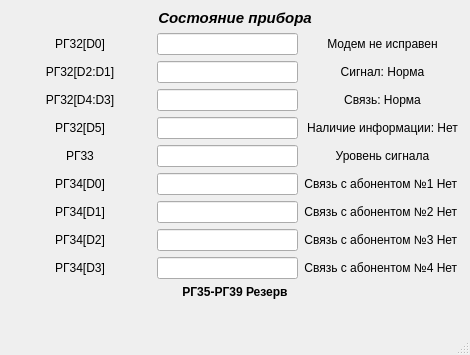
<?xml version="1.0" encoding="UTF-8"?>
<ui version="4.0">
 <class>MainWindow</class>
 <widget class="QMainWindow" name="MainWindow">
  <property name="geometry">
   <rect>
    <x>0</x>
    <y>0</y>
    <width>470</width>
    <height>355</height>
   </rect>
  </property>
  <property name="sizePolicy">
   <sizepolicy hsizetype="Preferred" vsizetype="Preferred">
    <horstretch>0</horstretch>
    <verstretch>0</verstretch>
   </sizepolicy>
  </property>
  <property name="minimumSize">
   <size>
    <width>470</width>
    <height>355</height>
   </size>
  </property>
  <property name="maximumSize">
   <size>
    <width>470</width>
    <height>355</height>
   </size>
  </property>
  <property name="windowTitle">
   <string>Состаяние прибор</string>
  </property>
  <widget class="QWidget" name="centralwidget">
   <layout class="QGridLayout" name="gridLayout_2">
    <item row="1" column="0">
     <spacer name="verticalSpacer">
      <property name="orientation">
       <enum>Qt::Vertical</enum>
      </property>
      <property name="sizeHint" stdset="0">
       <size>
        <width>20</width>
        <height>40</height>
       </size>
      </property>
     </spacer>
    </item>
    <item row="0" column="0">
     <layout class="QGridLayout" name="gridLayout">
      <property name="sizeConstraint">
       <enum>QLayout::SetDefaultConstraint</enum>
      </property>
      <item row="0" column="0" colspan="3">
       <widget class="QLabel" name="label">
        <property name="font">
         <font>
          <pointsize>11</pointsize>
          <italic>true</italic>
          <bold>true</bold>
         </font>
        </property>
        <property name="text">
         <string>Состояние прибора</string>
        </property>
        <property name="alignment">
         <set>Qt::AlignCenter</set>
        </property>
       </widget>
      </item>
      <item row="2" column="1">
       <widget class="QLineEdit" name="lineEdit_2">
        <property name="sizePolicy">
         <sizepolicy hsizetype="Preferred" vsizetype="Preferred">
          <horstretch>0</horstretch>
          <verstretch>0</verstretch>
         </sizepolicy>
        </property>
        <property name="alignment">
         <set>Qt::AlignCenter</set>
        </property>
       </widget>
      </item>
      <item row="2" column="0">
       <widget class="QLabel" name="label_4">
        <property name="text">
         <string>РГ32[D2:D1]</string>
        </property>
        <property name="alignment">
         <set>Qt::AlignCenter</set>
        </property>
       </widget>
      </item>
      <item row="7" column="1">
       <widget class="QLineEdit" name="lineEdit_6">
        <property name="sizePolicy">
         <sizepolicy hsizetype="Preferred" vsizetype="Preferred">
          <horstretch>0</horstretch>
          <verstretch>0</verstretch>
         </sizepolicy>
        </property>
        <property name="alignment">
         <set>Qt::AlignCenter</set>
        </property>
       </widget>
      </item>
      <item row="8" column="2">
       <widget class="QLabel" name="label_16">
        <property name="text">
         <string>Связь с абонентом №2 Нет </string>
        </property>
        <property name="alignment">
         <set>Qt::AlignCenter</set>
        </property>
       </widget>
      </item>
      <item row="10" column="0">
       <widget class="QLabel" name="label_19">
        <property name="text">
         <string>РГ34[D3]</string>
        </property>
        <property name="alignment">
         <set>Qt::AlignCenter</set>
        </property>
       </widget>
      </item>
      <item row="8" column="0">
       <widget class="QLabel" name="label_15">
        <property name="text">
         <string>РГ34[D1]</string>
        </property>
        <property name="alignment">
         <set>Qt::AlignCenter</set>
        </property>
       </widget>
      </item>
      <item row="7" column="2">
       <widget class="QLabel" name="label_14">
        <property name="text">
         <string>Связь с абонентом №1 Нет </string>
        </property>
        <property name="alignment">
         <set>Qt::AlignCenter</set>
        </property>
       </widget>
      </item>
      <item row="4" column="1">
       <widget class="QLineEdit" name="lineEdit_3">
        <property name="sizePolicy">
         <sizepolicy hsizetype="Preferred" vsizetype="Preferred">
          <horstretch>0</horstretch>
          <verstretch>0</verstretch>
         </sizepolicy>
        </property>
        <property name="alignment">
         <set>Qt::AlignCenter</set>
        </property>
       </widget>
      </item>
      <item row="6" column="2">
       <widget class="QLabel" name="label_12">
        <property name="text">
         <string>Уровень сигнала</string>
        </property>
        <property name="alignment">
         <set>Qt::AlignCenter</set>
        </property>
       </widget>
      </item>
      <item row="8" column="1">
       <widget class="QLineEdit" name="lineEdit_7">
        <property name="sizePolicy">
         <sizepolicy hsizetype="Preferred" vsizetype="Preferred">
          <horstretch>0</horstretch>
          <verstretch>0</verstretch>
         </sizepolicy>
        </property>
        <property name="alignment">
         <set>Qt::AlignCenter</set>
        </property>
       </widget>
      </item>
      <item row="9" column="2">
       <widget class="QLabel" name="label_18">
        <property name="text">
         <string>Связь с абонентом №3 Нет </string>
        </property>
        <property name="alignment">
         <set>Qt::AlignCenter</set>
        </property>
       </widget>
      </item>
      <item row="5" column="1">
       <widget class="QLineEdit" name="lineEdit_4">
        <property name="sizePolicy">
         <sizepolicy hsizetype="Preferred" vsizetype="Preferred">
          <horstretch>0</horstretch>
          <verstretch>0</verstretch>
         </sizepolicy>
        </property>
        <property name="alignment">
         <set>Qt::AlignCenter</set>
        </property>
       </widget>
      </item>
      <item row="6" column="1">
       <widget class="QLineEdit" name="lineEdit_5">
        <property name="sizePolicy">
         <sizepolicy hsizetype="Preferred" vsizetype="Preferred">
          <horstretch>0</horstretch>
          <verstretch>0</verstretch>
         </sizepolicy>
        </property>
        <property name="alignment">
         <set>Qt::AlignCenter</set>
        </property>
       </widget>
      </item>
      <item row="4" column="0">
       <widget class="QLabel" name="label_7">
        <property name="text">
         <string>РГ32[D4:D3]</string>
        </property>
        <property name="alignment">
         <set>Qt::AlignCenter</set>
        </property>
       </widget>
      </item>
      <item row="9" column="1">
       <widget class="QLineEdit" name="lineEdit_8">
        <property name="sizePolicy">
         <sizepolicy hsizetype="Preferred" vsizetype="Preferred">
          <horstretch>0</horstretch>
          <verstretch>0</verstretch>
         </sizepolicy>
        </property>
        <property name="alignment">
         <set>Qt::AlignCenter</set>
        </property>
       </widget>
      </item>
      <item row="5" column="2">
       <widget class="QLabel" name="label_10">
        <property name="text">
         <string>Наличие информации: Нет</string>
        </property>
        <property name="alignment">
         <set>Qt::AlignCenter</set>
        </property>
       </widget>
      </item>
      <item row="10" column="1">
       <widget class="QLineEdit" name="lineEdit_9">
        <property name="sizePolicy">
         <sizepolicy hsizetype="Preferred" vsizetype="Preferred">
          <horstretch>0</horstretch>
          <verstretch>0</verstretch>
         </sizepolicy>
        </property>
        <property name="alignment">
         <set>Qt::AlignCenter</set>
        </property>
       </widget>
      </item>
      <item row="5" column="0">
       <widget class="QLabel" name="label_9">
        <property name="text">
         <string>РГ32[D5]</string>
        </property>
        <property name="alignment">
         <set>Qt::AlignCenter</set>
        </property>
       </widget>
      </item>
      <item row="6" column="0">
       <widget class="QLabel" name="label_11">
        <property name="text">
         <string>РГ33</string>
        </property>
        <property name="alignment">
         <set>Qt::AlignCenter</set>
        </property>
       </widget>
      </item>
      <item row="7" column="0">
       <widget class="QLabel" name="label_13">
        <property name="text">
         <string>РГ34[D0]</string>
        </property>
        <property name="alignment">
         <set>Qt::AlignCenter</set>
        </property>
       </widget>
      </item>
      <item row="9" column="0">
       <widget class="QLabel" name="label_17">
        <property name="text">
         <string>РГ34[D2]</string>
        </property>
        <property name="alignment">
         <set>Qt::AlignCenter</set>
        </property>
       </widget>
      </item>
      <item row="1" column="0">
       <widget class="QLabel" name="label_2">
        <property name="text">
         <string>РГ32[D0]</string>
        </property>
        <property name="alignment">
         <set>Qt::AlignCenter</set>
        </property>
       </widget>
      </item>
      <item row="2" column="2">
       <widget class="QLabel" name="label_5">
        <property name="text">
         <string>Сигнал: Норма</string>
        </property>
        <property name="alignment">
         <set>Qt::AlignCenter</set>
        </property>
       </widget>
      </item>
      <item row="1" column="2">
       <widget class="QLabel" name="label_3">
        <property name="text">
         <string>Модем не исправен</string>
        </property>
        <property name="alignment">
         <set>Qt::AlignCenter</set>
        </property>
       </widget>
      </item>
      <item row="10" column="2">
       <widget class="QLabel" name="label_20">
        <property name="text">
         <string>Связь с абонентом №4 Нет </string>
        </property>
        <property name="alignment">
         <set>Qt::AlignCenter</set>
        </property>
       </widget>
      </item>
      <item row="1" column="1">
       <widget class="QLineEdit" name="lineEdit">
        <property name="sizePolicy">
         <sizepolicy hsizetype="Preferred" vsizetype="Preferred">
          <horstretch>0</horstretch>
          <verstretch>0</verstretch>
         </sizepolicy>
        </property>
        <property name="alignment">
         <set>Qt::AlignCenter</set>
        </property>
       </widget>
      </item>
      <item row="4" column="2">
       <widget class="QLabel" name="label_8">
        <property name="text">
         <string>Связь: Норма</string>
        </property>
        <property name="alignment">
         <set>Qt::AlignCenter</set>
        </property>
       </widget>
      </item>
      <item row="11" column="0" colspan="3">
       <widget class="QLabel" name="label_6">
        <property name="font">
         <font>
          <italic>false</italic>
          <bold>true</bold>
         </font>
        </property>
        <property name="text">
         <string>РГ35-РГ39 Резерв</string>
        </property>
        <property name="alignment">
         <set>Qt::AlignCenter</set>
        </property>
       </widget>
      </item>
     </layout>
    </item>
   </layout>
  </widget>
  <widget class="QMenuBar" name="menubar">
   <property name="geometry">
    <rect>
     <x>0</x>
     <y>0</y>
     <width>470</width>
     <height>22</height>
    </rect>
   </property>
  </widget>
  <widget class="QStatusBar" name="statusbar"/>
 </widget>
 <resources/>
 <connections/>
</ui>
